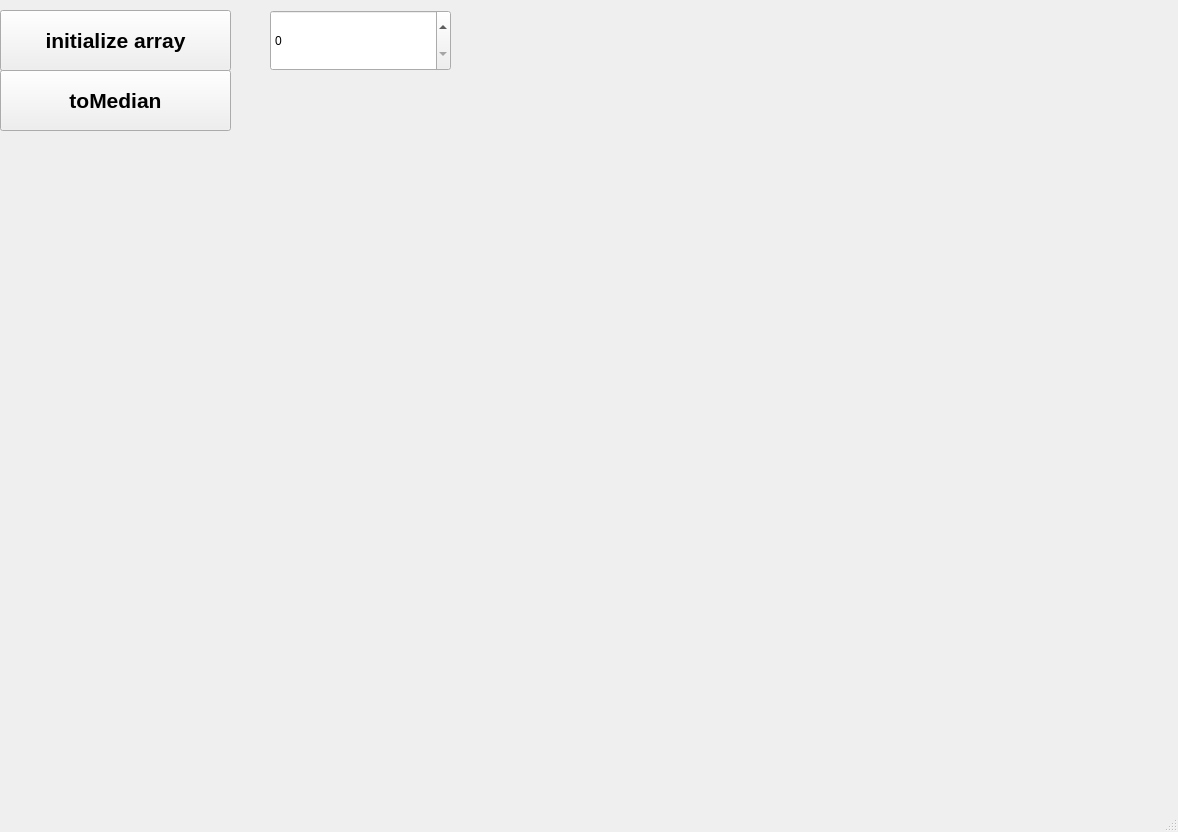
<?xml version="1.0" encoding="UTF-8"?>
<ui version="4.0">
 <class>MainWindow</class>
 <widget class="QMainWindow" name="MainWindow">
  <property name="geometry">
   <rect>
    <x>0</x>
    <y>0</y>
    <width>1178</width>
    <height>832</height>
   </rect>
  </property>
  <property name="windowTitle">
   <string>MainWindow</string>
  </property>
  <widget class="QWidget" name="centralwidget">
   <widget class="QLabel" name="label">
    <property name="geometry">
     <rect>
      <x>590</x>
      <y>270</y>
      <width>561</width>
      <height>501</height>
     </rect>
    </property>
    <property name="font">
     <font>
      <pointsize>14</pointsize>
      <weight>75</weight>
      <bold>true</bold>
     </font>
    </property>
    <property name="text">
     <string/>
    </property>
   </widget>
   <widget class="QPushButton" name="pushButton">
    <property name="geometry">
     <rect>
      <x>0</x>
      <y>10</y>
      <width>231</width>
      <height>61</height>
     </rect>
    </property>
    <property name="font">
     <font>
      <pointsize>16</pointsize>
      <weight>75</weight>
      <bold>true</bold>
     </font>
    </property>
    <property name="text">
     <string>initialize array</string>
    </property>
   </widget>
   <widget class="QSpinBox" name="spinBox">
    <property name="geometry">
     <rect>
      <x>270</x>
      <y>10</y>
      <width>181</width>
      <height>61</height>
     </rect>
    </property>
   </widget>
   <widget class="QPushButton" name="toMedian">
    <property name="geometry">
     <rect>
      <x>0</x>
      <y>70</y>
      <width>231</width>
      <height>61</height>
     </rect>
    </property>
    <property name="font">
     <font>
      <pointsize>16</pointsize>
      <weight>75</weight>
      <bold>true</bold>
     </font>
    </property>
    <property name="text">
     <string>toMedian</string>
    </property>
   </widget>
   <widget class="QLabel" name="arrayLabel">
    <property name="geometry">
     <rect>
      <x>0</x>
      <y>270</y>
      <width>551</width>
      <height>491</height>
     </rect>
    </property>
    <property name="font">
     <font>
      <pointsize>14</pointsize>
      <weight>75</weight>
      <bold>true</bold>
     </font>
    </property>
    <property name="text">
     <string/>
    </property>
   </widget>
  </widget>
  <widget class="QMenuBar" name="menubar">
   <property name="geometry">
    <rect>
     <x>0</x>
     <y>0</y>
     <width>1178</width>
     <height>30</height>
    </rect>
   </property>
  </widget>
  <widget class="QStatusBar" name="statusbar"/>
 </widget>
 <resources/>
 <connections/>
</ui>
